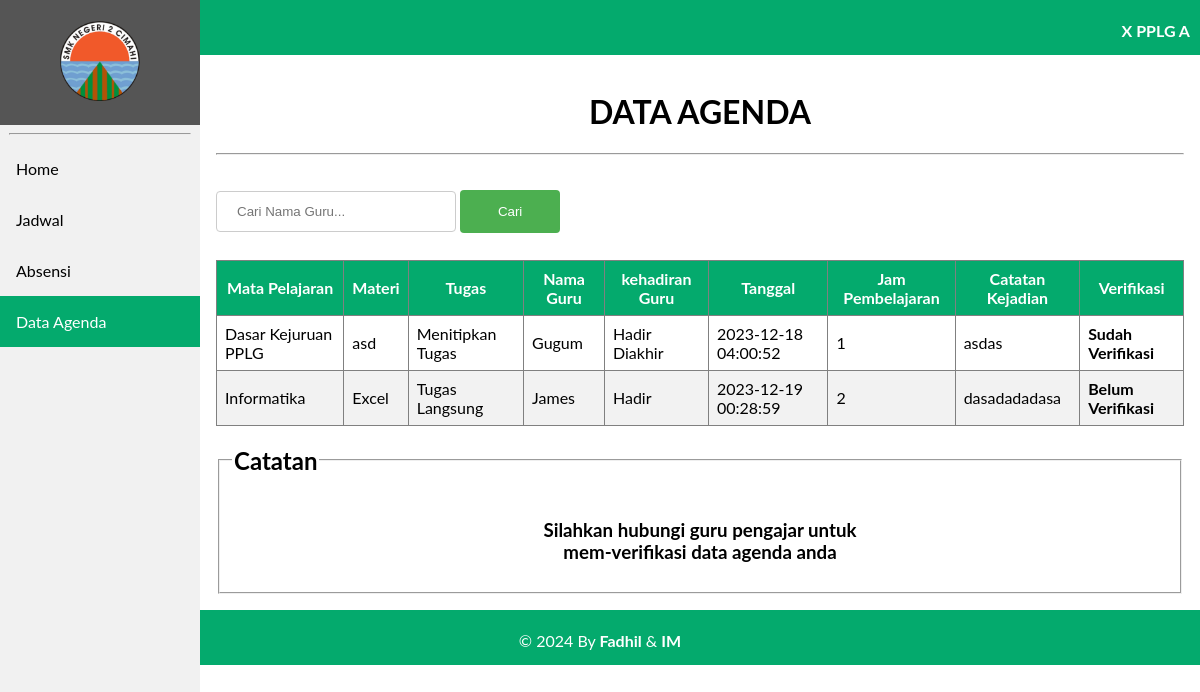
The app's page /agenda/tampil_agenda.php?id=P10001, older data.
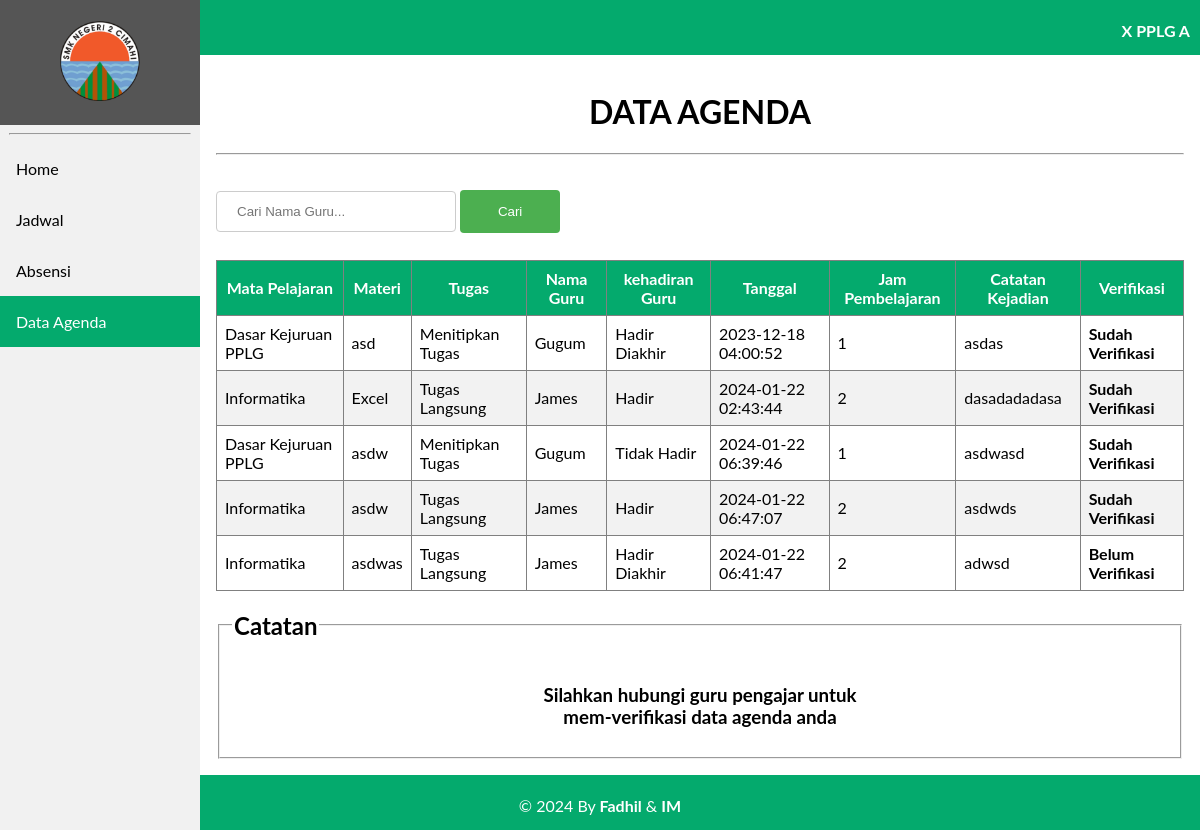
The same page, newer data.
### tables this page shows
CREATE TABLE `tb_kelas` (
  `id_kelas` varchar(6) NOT NULL,
  `nama_kelas` varchar(50) NOT NULL,
  `username` varchar(50) NOT NULL,
  `password` varchar(50) NOT NULL,
  `role` int(11) NOT NULL
);

CREATE TABLE `tb_agenda` (
  `id_agenda` int(11) NOT NULL,
  `tgl` timestamp NOT NULL DEFAULT current_timestamp() ON UPDATE current_timestamp(),
  `jam_ke` int(11) NOT NULL,
  `nip` varchar(18) NOT NULL,
  `id_kelas` varchar(6) NOT NULL,
  `id_mapel` varchar(6) NOT NULL,
  `tugas` enum('Tugas Langsung','Menitipkan Tugas','Tidak Ada Tugas') NOT NULL,
  `materi` varchar(200) NOT NULL,
  `evaluasi` varchar(200) NOT NULL,
  `kehadiran` enum('Hadir','Tidak Hadir','Hadir Diakhir') NOT NULL,
  `verifikasi` varchar(50) NOT NULL,
  `comment` text NOT NULL
);

CREATE TABLE `tb_mapel` (
  `id_mapel` varchar(6) NOT NULL,
  `nama_mapel` varchar(70) NOT NULL
);

CREATE TABLE `tb_guru` (
  `nip` varchar(18) NOT NULL,
  `id_mapel` varchar(6) NOT NULL,
  `nama_guru` varchar(100) NOT NULL,
  `password` varchar(100) NOT NULL,
  `role` int(11) NOT NULL
);

### agenda/tampil_agenda.php (the view, shortened to what this page needs)
<?php
    include 'koneksi.php';
    $kelas = $_GET['id'];
    $sql = "SELECT tb_agenda.id_agenda, tb_mapel.nama_mapel, tb_agenda.materi, tb_agenda.tugas, tb_guru.nama_guru, tb_agenda.kehadiran,
            tb_agenda.tgl, tb_agenda.jam_ke, tb_agenda.evaluasi, tb_agenda.verifikasi FROM tb_agenda INNER JOIN tb_mapel ON tb_agenda.id_mapel = tb_mapel.id_mapel
            INNER JOIN tb_guru ON tb_agenda.nip = tb_guru.nip WHERE tb_agenda.id_kelas='$kelas'";
    $level = mysqli_query($Conn, $sql);
    $sql1 = "SELECT * FROM tb_kelas WHERE id_kelas='$kelas'";
    $k = mysqli_query($Conn,$sql1);
?>
<!DOCTYPE html>
<html>
<head>
    <link rel="stylesheet" href="navbar.css">
<body>
    <header>
        <div class="sidebar">
            <a href="beranda.php?id=<?= $kelas ?>"><center><img src="image/2cmi.PNG" style="width: 80px; padding: 5px;"></center></a>
            <hr  style="width: 90%;">
            <a href="beranda.php?id=<?= $kelas ?>">Home</a>
            <a href="data_agenda.php?id=<?= $kelas ?>">Jadwal</a>
            <a href="absensi.php?id=<?= $kelas ?>">Absensi</a>
            <a class="active" href="tampil_agenda.php?id=<?= $kelas ?>">Data Agenda</a>
        </div>
    </header>
    <div class="head">
        <?php
            foreach($k as $nama){ ?>
            <p style="margin-right: 10px;"><b><?= $nama['nama_kelas'] ?></b></p>
          <?php
            }
          ?>
    </div>
    <div class="content">
    <center>
<h1>DATA AGENDA</h1><hr> </center>
<br>
<form action="search1.php" method="POST">
    <input type="text" name="search" placeholder="Cari Nama Guru...">
    <input type="submit" name="submit" value="Cari">
</form><br>
<center>
<table border="1" cellspacing="0" cellpadding = "10px">
    <thead>
        <tr>
            <th>Mata Pelajaran</th>
            <th>Materi</th>
            <th>Tugas </th>
            <th>Nama Guru</th>
            <th>kehadiran Guru</th>
            <th>Tanggal </th>
            <th>Jam Pembelajaran </th>
            <th>Catatan Kejadian </th>
            <th>Verifikasi</th>
        </tr>
    </thead>
    <tbody>
    <?php foreach ($level as $row) : ?>
            <tr>
                <td><?= $row["nama_mapel"];?></td>
                <td><?= $row["materi"];?></td>
                <td><?= $row["tugas"];?></td>
                <td><?= $row["nama_guru"];?></td>
                <td><?= $row["kehadiran"];?></td>
                <td><?= $row["tgl"];?></td>
                <td><?= $row["jam_ke"];?></td>
                <td><?= $row["evaluasi"];?></td>
                <td><b><?= $row["verifikasi"];?></b></td>
            </tr>
            <?php endforeach ;
            ?>
    </tbody>
</table>
<fieldset><legend><h2>Catatan</h2></legend>
<h3>Silahkan hubungi guru pengajar untuk<br>mem-verifikasi data agenda anda</h2>
</fieldset>
    </center>
</div>
<div class="footer">
        <p>&copy; 2024 By <b>Fadhil</b> & <b>IM</b></p>
    </div>

Row changes from the older to the newer data that the page shows:
changed tb_agenda "Excel": tgl "2023-12-19 00:28:59" → "2024-01-22 02:43:44"; verifikasi "Belum Verifikasi" → "Sudah Verifikasi"
added tb_agenda: id_mapel.nama_mapel "Dasar Kejuruan PPLG", materi "asdw", tugas "Menitipkan Tugas", nip.nama_guru "Gugum", kehadiran "Tidak Hadir", tgl "2024-01-22 06:39:46", jam_ke "1", evaluasi "asdwasd", verifikasi "Sudah Verifikasi"
added tb_agenda: id_mapel.nama_mapel "Informatika", materi "asdw", tugas "Tugas Langsung", nip.nama_guru "James", kehadiran "Hadir", tgl "2024-01-22 06:47:07", jam_ke "2", evaluasi "asdwds", verifikasi "Sudah Verifikasi"
added tb_agenda: id_mapel.nama_mapel "Informatika", materi "asdwas", tugas "Tugas Langsung", nip.nama_guru "James", kehadiran "Hadir Diakhir", tgl "2024-01-22 06:41:47", jam_ke "2", evaluasi "adwsd", verifikasi "Belum Verifikasi"
